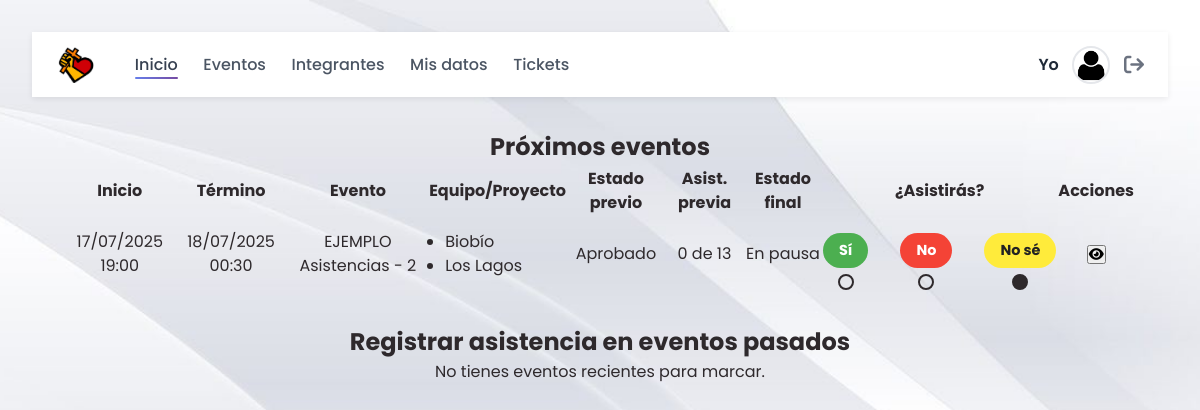
Screenshot of /home.php (signed in) with the database file from the repository.
### tables this page shows
CREATE TABLE `usuarios` (
  `id_usuario` int(11) NOT NULL,
  `nombres` varchar(60) NOT NULL,
  `apellido_paterno` varchar(30) NOT NULL,
  `apellido_materno` varchar(30) DEFAULT NULL,
  `foto_perfil` varchar(255) DEFAULT NULL,
  `fecha_nacimiento` date DEFAULT NULL,
  `rut_dni` varchar(13) NOT NULL,
  `id_pais` int(11) NOT NULL,
  `id_region_estado` int(11) DEFAULT NULL,
  `id_ciudad_comuna` int(11) DEFAULT NULL,
  `direccion` varchar(255) DEFAULT NULL,
  `iglesia_ministerio` varchar(255) DEFAULT NULL,
  `profesion_oficio_estudio` varchar(255) DEFAULT NULL,
  `password` varchar(255) DEFAULT NULL,
  `fecha_registro` date NOT NULL,
  `ultima_actualizacion` timestamp NULL DEFAULT NULL
);

CREATE TABLE `eventos` (
  `id_evento` int(11) NOT NULL,
  `nombre_evento` varchar(100) NOT NULL,
  `lugar` varchar(100) DEFAULT NULL,
  `descripcion` text DEFAULT NULL,
  `observacion` text DEFAULT NULL,
  `id_estado_previo` int(11) DEFAULT NULL,
  `id_estado_final` int(11) DEFAULT NULL,
  `id_tipo` int(11) DEFAULT NULL,
  `encargado` int(11) DEFAULT NULL,
  `es_general` tinyint(1) DEFAULT 0,
  `boleteria_activa` tinyint(1) DEFAULT NULL COMMENT '1 = boletería habilitada; 0/NULL = deshabilitada',
  `fecha_hora_inicio` timestamp NULL DEFAULT NULL,
  `fecha_hora_termino` timestamp NULL DEFAULT NULL
);

CREATE TABLE `estados_previos_eventos` (
  `id_estado_previo` int(11) NOT NULL,
  `nombre_estado_previo` varchar(20) NOT NULL
);

CREATE TABLE `estados_finales_eventos` (
  `id_estado_final` int(11) NOT NULL,
  `nombre_estado_final` varchar(20) NOT NULL
);

### home.php (the view, shortened to what this page needs)
<?php
require 'conexion.php';
$id_usuario = $_SESSION['id_usuario'];
$stmtTeams = $pdo->prepare("
  SELECT id_equipo_proyecto
    FROM integrantes_equipos_proyectos
   WHERE id_usuario = ?
");
$stmtTeams->execute([$id_usuario]);
$userTeamIds = $stmtTeams->fetchAll(PDO::FETCH_COLUMN);
$placeholders = implode(',', array_fill(0, count($userTeamIds), '?'));
$stmtUp = $pdo->prepare($sqlUp);
$stmtUp->execute($userTeamIds);
$upcomingEvents = $stmtUp->fetchAll(PDO::FETCH_ASSOC);
?>
<!DOCTYPE html>
<html lang="es">
<head>
  <link rel="stylesheet" href="styles/main.css">
  <link rel="stylesheet" href="https://cdnjs.cloudflare.com/ajax/libs/font-awesome/6.4.0/css/all.min.css">
</head>
<body>
  <?php require_once 'navegador.php'; ?>
  <main style="padding:2rem">
    <section id="upcoming-attendance" style="margin-bottom:2rem">
      <h2>Próximos eventos</h2>
      <?php if (empty($upcomingEvents)): ?>
        <p>No tienes próximos eventos.</p>
      <?php else: ?>
        <div class="table-responsive">
          <table>
            <thead>
              <tr>
                <th>Inicio</th><th>Término</th><th>Evento</th>
                <th>Equipo/Proyecto</th><th>Estado previo</th>
                <th>Asist. previa</th><th>Estado final</th>
                <th>¿Asistirás?</th><th>Acciones</th>
              </tr>
            </thead>
            <tbody>
              <?php
                $dias = [
                  '0'=>'Domingo','1'=>'Lunes','2'=>'Martes','3'=>'Miércoles',
                  '4'=>'Jueves','5'=>'Viernes','6'=>'Sábado'
                ];
              ?>
              <?php foreach ($upcomingEvents as $ev):
                $fi_raw = $ev['fecha_hora_inicio'] ?? null;
                $fi = $fi_raw
                  ? date('d/m/Y H:i', strtotime($fi_raw))
                  : '—';
                $ft_raw = $ev['fecha_hora_termino'] ?? null;
                $ft = $ft_raw
                  ? date('d/m/Y H:i', strtotime($ft_raw))
                  : '—';
                $nombre   = htmlspecialchars($ev['nombre_evento'] ?? '', ENT_QUOTES);
                $lugar    = htmlspecialchars($ev['lugar']          ?? '', ENT_QUOTES);
                $desc     = htmlspecialchars($ev['descripcion']    ?? '', ENT_QUOTES);
                $obs      = htmlspecialchars($ev['observacion']    ?? '', ENT_QUOTES);
                $previo   = htmlspecialchars($ev['nombre_estado_previo'] ?? '', ENT_QUOTES);
                $final    = htmlspecialchars($ev['nombre_estado_final']  ?? '', ENT_QUOTES);
                $cnt_pres = (int)($ev['cnt_presente']      ?? 0);
                $cnt_tot  = (int)($ev['total_integrantes'] ?? 0);
                $rawTeams = $ev['equipos'] ?? '';
                $teams    = array_filter(array_map('trim', explode(',', $rawTeams)));
                $stmtA = $pdo->prepare("
                  SELECT id_estado_previo_asistencia
                    FROM asistencias
                   WHERE id_usuario = ?
                     AND id_evento  = ?
                ");
                $stmtA->execute([$id_usuario, $ev['id_evento']]);
                $current = (int)$stmtA->fetchColumn();
              ?>
              <tr>
                <td><?= $fi ?></td>
                <td><?= $ft ?></td>
                <td><?= $nombre ?></td>
                <td>
                  <ul class="equipos-list">
                    <?php if (empty($teams)): ?>
                      <li>General</li>
                    <?php else: ?>
                      <?php foreach ($teams as $t): ?>
                        <li><?= htmlspecialchars($t, ENT_QUOTES) ?></li>
                      <?php endforeach; ?>
                    <?php endif; ?>
                  </ul>
                </td>
                <td><?= $previo ?></td>
                <td><?= "{$cnt_pres} de {$cnt_tot}" ?></td>
                <td><?= $final ?></td>
                <td>
                  <div class="attendance-options" data-event-id="<?= $ev['id_evento'] ?>">
                    <?php
                      $labels = [1=>'Sí', 2=>'No', 3=>'No sé'];
                      for ($i=1; $i<=3; $i++):
                        $sel = $current === $i ? 'selected' : '';
                    ?>
                      <label class="att-item att-<?= $i ?> <?= $sel ?>">
                        <span class="pill"><?= $labels[$i] ?></span>
                        <span class="circle"></span>
                      </label>
                    <?php endfor; ?>
                  </div>
                </td>
                <td class="actions">
                  <?php
                    $fi_lbl = $dias[date('w', strtotime($fi_raw))] . ' ' . date('d', strtotime($fi_raw)) . ' | ' . date('H.i', strtotime($fi_raw)) . ' horas';
                    $ft_lbl = $dias[date('w', strtotime($ft_raw))] . ' ' . date('d', strtotime($ft_raw)) . ' | ' . date('H.i', strtotime($ft_raw)) . ' horas';
                  ?>
                  <button
                    class="action-btn detail-btn"
                    title="Ver detalles"
                    data-fi="<?= $fi_lbl ?>"
                    data-ft="<?= $ft_lbl ?>"
                    data-nombre="<?= $nombre ?>"
                    data-lugar="<?= $lugar ?>"
                    data-descripcion="<?= $desc ?>"
                    data-equipos="<?= htmlspecialchars($rawTeams ?: 'General', ENT_QUOTES) ?>"
                    data-previo="<?= $previo ?>"
                    data-asist="<?= "{$cnt_pres} de {$cnt_tot}" ?>"
                    data-encargado="<?= htmlspecialchars($ev['encargado_nombre_completo'] ?? '', ENT_QUOTES) ?>"
                    data-tipo="<?= htmlspecialchars($ev['nombre_tipo'] ?? '', ENT_QUOTES) ?>"
                    data-observacion="<?= $obs ?>"
                    data-can-see-observacion="<?= $ev['show_observacion'] ? '1':'0' ?>"
                    data-final="<?= $final ?>"
                  ><i class="fas fa-eye"></i></button>
                </td>
              </tr>
              <?php endforeach; ?>
            </tbody>
          </table>
        </div>
      <?php endif; ?>
    </section>
    <?php
      $placeholders = implode(',', array_fill(0, count($userTeamIds), '?'));
      $sqlPast = "
        SELECT
          e.id_evento,
          e.nombre_evento,
          e.lugar,
          e.fecha_hora_inicio,
          e.fecha_hora_termino,
          CASE
            WHEN e.es_general = 1 THEN 'General'
            ELSE GROUP_CONCAT(DISTINCT epj.nombre_equipo_proyecto SEPARATOR ', ')
          END AS equipos
        FROM eventos e
        LEFT JOIN equipos_proyectos_eventos AS user_epe
          ON e.id_evento = user_epe.id_evento
        AND user_epe.id_equipo_proyecto IN ($placeholders)
        LEFT JOIN equipos_proyectos_eventos AS all_epe
          ON e.id_evento = all_epe.id_evento
        LEFT JOIN equipos_proyectos AS epj
          ON all_epe.id_equipo_proyecto = epj.id_equipo_proyecto
        WHERE
          e.fecha_hora_inicio   <= NOW()                           -- ya empezó
          AND e.fecha_hora_termino >= DATE_SUB(NOW(), INTERVAL 1 DAY) -- no terminó hace más de 24 h
          AND e.id_estado_previo   = 1
          AND e.id_estado_final   NOT IN (5,6)
          AND (
            user_epe.id_equipo_proyecto IS NOT NULL
            OR e.es_general = 1
          )
        GROUP BY e.id_evento
        ORDER BY e.fecha_hora_termino DESC
      ";
      $stmtPast = $pdo->prepare($sqlPast);
      $stmtPast->execute($userTeamIds);
      $pastEvents = $stmtPast->fetchAll(PDO::FETCH_ASSOC);
    ?>
    <section id="past-attendance" style="margin-bottom:2rem">
      <h2>Registrar asistencia en eventos pasados</h2>
      <?php if (empty($pastEvents)): ?>
        <p>No tienes eventos recientes para marcar.</p>
      <?php endif; ?>
    </section>
  </main>
</body>
</html>

### navegador.php (shortened to what this page needs)
<?php
$uid = (int)$_SESSION['id_usuario'];
$stmt = $pdo->prepare("
    SELECT nombres, foto_perfil
      FROM usuarios
     WHERE id_usuario = :id
     LIMIT 1");
$stmt->execute([':id' => $uid]);
$user = $stmt->fetch(PDO::FETCH_ASSOC) ?: ['nombres'=>'','foto_perfil'=>''];
$fotoNav = trim((string)($user['foto_perfil'] ?? '')) ?: 'uploads/fotos/default.png';
$curr = basename(parse_url($_SERVER['REQUEST_URI'], PHP_URL_PATH));
?>
<link rel="stylesheet"
      href="https://cdnjs.cloudflare.com/ajax/libs/font-awesome/6.5.0/css/all.min.css">
<nav>
  <div class="menu">
    <a class="logo" href="home.php">
      <img src="images/LogoEC.png" alt="Logo Evangelio Creativo">
    </a>
    <a href="home.php"           <?= $curr==='home.php'            ? 'class="active"' : '' ?>>Inicio</a>
    <a href="eventos.php"        <?= $curr==='eventos.php'         ? 'class="active"' : '' ?>>Eventos</a>
    <a href="integrantes.php"    <?= $curr==='integrantes.php'     ? 'class="active"' : '' ?>>Integrantes</a>
    <a href="ver_mis_datos.php"  <?= $curr==='ver_mis_datos.php'   ? 'class="active"' : '' ?>>Mis datos</a>
    <a href="tickets.php"
      <?= in_array($curr,
                    ['tickets.php',
                    'ticket_detalle.php',
                    'ticket_resumen.php',
                    'ticket_escaneados.php'])
            ? 'class="active"' : '' ?>>
      Tickets
    </a>
  </div>
  <div class="perfil">
    <span id="nombre-usuario"><?= htmlspecialchars($user['nombres']) ?></span>
    <img id="foto-perfil-nav"
         src="<?= htmlspecialchars($fotoNav) ?>"
         alt="Foto de <?= htmlspecialchars($user['nombres']) ?>">
    <a href="#" id="logout" title="Cerrar sesión">
      <i class="fa-solid fa-arrow-right-from-bracket"></i>
    </a>
  </div>
</nav>

### styles/main.css (style rules this page uses)
:root { --color-fondo: #fcf4ef; --color-header: #333; --color-texto: #fff; --color-enlace: #FF5733; --color-enlace-hover: #FF4500; --color-boton: #4CAF50; --color-boton-hover: #45a049; --color-titulo: #FF5733; --color-subtitulo: #FF4500; }
body { font-family: Arial, sans-serif; margin: 0; padding: 0; }
main { padding: 0px; text-align: center; }

### home.php (style rules this page uses)
body { font-family: sans-serif; background: #f6f6f6; margin: 0; padding: 2rem; }
.attendance-options { display: flex; gap: 2rem; justify-content: center; margin-top: 1rem; }
.att-item { display: flex; flex-direction: column; align-items: center; cursor: pointer; }
.att-item .pill { padding: .4rem 1rem; border-radius: 9999px; color: #fff; font-weight: bold; margin-bottom: .4rem; font-size: .9rem; white-space: nowrap; }
.att-1 .pill { background: #4CAF50; }
.att-2 .pill { background: #F44336; }
.att-3 .pill { background: #FFEB3B; color: #222; }
.att-item .circle { width: 16px; height: 16px; border: 2px solid currentColor; border-radius: 50%; box-sizing: border-box; }
.att-item.selected .circle { background: currentColor; }
.equipos-list { margin: 0; padding-left: 1rem; list-style: disc outside; text-align: left; }

### navegador.php (style rules this page uses)
body { font-family:"Poppins", system-ui, -apple-system, "Segoe UI", Roboto, sans-serif; }
:root { --negro: #2e292c; --naranjo: #ff3600; --amarillo: #fee920; --rojo: #d60000; --blanco: #e1e5ea; --bg-main: var(--blanco); --bg-card: #ffffff; --bg-sidebar: var(--negro); --bg-modal: #ffffff; --text-main: var(--negro); --text-muted: #6d7280; --primary: var(--naranjo); --primary-dark:#c13600; --warning: var(--amarillo); --danger: var(--rojo); --radius:12px; --shadow:0 6px 24px rgba(0,0,0,.08); --transition:.2s ease; --nav-h:72px; --nav-bg : #ffffff; --nav-text : #4b5563; --nav-text-hov : #374151; --nav-accent : #667eea; --nav-accent-2 : #764ba2; }
*,*::before,*::after { box-sizing:border-box;margin:0;padding:0; }
html { scroll-behavior:smooth; }
body { font:400 16px/1.5 "Poppins",sans-serif; position:relative; color:var(--text-main); margin:0; min-height:100vh; }
body::before { content:""; position:fixed; inset:0; z-index:-1; background:url("images/Fondo-blanco.jpeg") center/cover no-repeat; transform: rotate(90deg) translateY(-100%); transform-origin:top left; width:100vh; height:100vw; }
nav { position:sticky; top:0; z-index:1000; display:flex; justify-content:space-between; align-items:center; padding:.85rem 1.5rem; background:var(--nav-bg); box-shadow:0 2px 6px rgba(0,0,0,.08); font:500 16px/1 "Poppins",system-ui,sans-serif; }
nav .menu { display:flex; align-items:center; gap:1.6rem; }
nav .menu a { display:inline-flex; align-items:center; }
nav .menu a { text-decoration:none; color:var(--nav-text); font-weight:500; position:relative; transition:color .22s; }
nav .menu a::after { content:''; position:absolute; left:0; bottom:-6px; width:0; height:2px; border-radius:2px; background:linear-gradient(90deg,var(--nav-accent),var(--nav-accent-2)); transition:width .25s; }
.perfil { display:flex; align-items:center; gap:.85rem; }
.perfil span { font-weight:600; color:#1f2937; }
.perfil img { width:38px; height:38px; object-fit:cover; border-radius:50%; border:2px solid #e5e7eb; }
#logout { display:flex; align-items:center; justify-content:center; font-size:1.25rem; color:#6b7280; text-decoration:none; transition:color .2s, transform .2s; }
nav .logo { display:flex; align-items:center; margin-right:.8rem; }
nav .logo img { height:36px; transition:transform .45s ease, filter .45s ease; transform-origin:center; }
nav .menu a.active { color:var(--nav-text-hov); }
nav .menu a.active::after { width:100%; }

### rows the page displays
usuarios: nombres "Yo"
eventos: fecha_hora_inicio "17/07/2025 19:00", fecha_hora_termino "18/07/2025 00:30", nombre_evento "EJEMPLO Asistencias - 2", t "Biobío", t "Los Lagos", id_estado_previo.nombre_estado_previo "Aprobado", cnt_pres "0", cnt_tot "13", id_estado_final.nombre_estado_final "En pausa", i "Sí", i "No", i "No sé"
